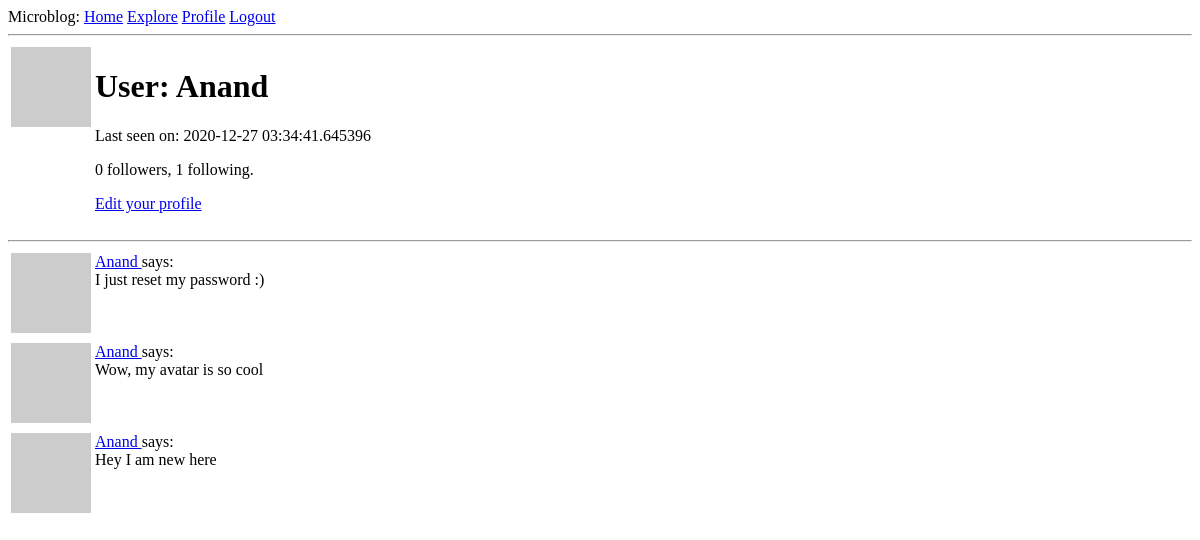
/user/Anand (signed in), run on an earlier commit of the app's database.
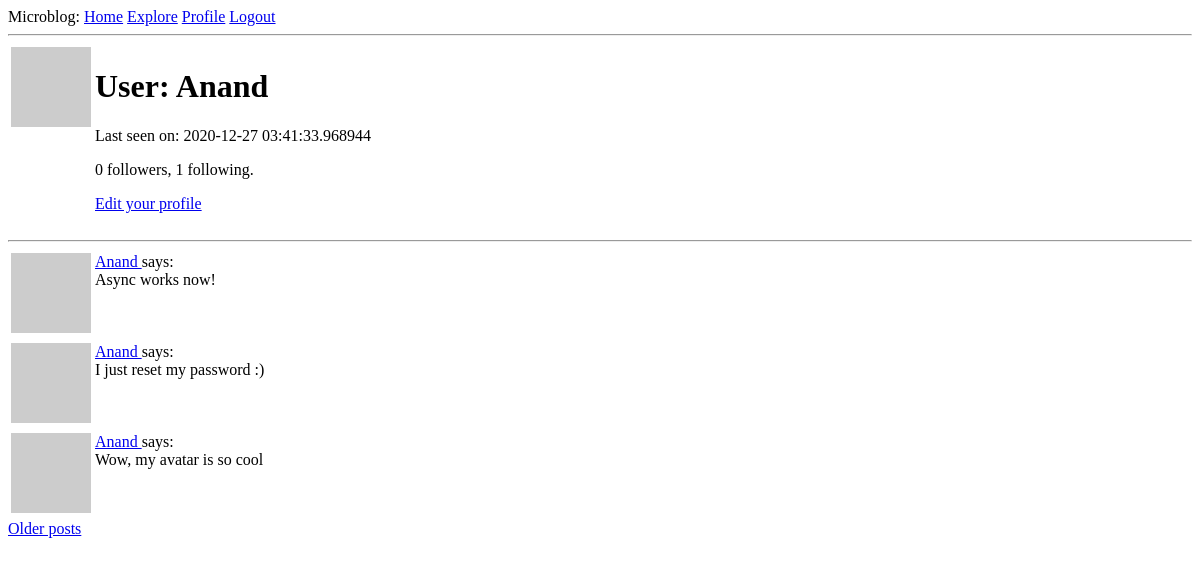
And on a later commit of the database.
### application/models.py (models this page shows, shortened)
class User(UserMixin, db.Model):
    id = db.Column(
        db.Integer,
        primary_key = True
    )
    username = db.Column(
        db.String(120),
        index=True,
        unique=True
    )
    email = db.Column(
        db.String(120),
        index=True,
        unique=True
    )
    password_hash = db.Column(
        db.String(128)
    )
    posts = db.relationship(
        'Post',
        backref = 'author',
        lazy = 'dynamic'
    )
    about_me = db.Column(
        db.String(140)
    )
    last_seen = db.Column(
        db.DateTime,
        default=datetime.utcnow
    )
    followed = db.relationship(
        'User',
        secondary='followers',
        primaryjoin=(
            followers.c.follower_id == id
        ),
        secondaryjoin=(
            followers.c.followed_id == id
        ),
        backref=(
            db.backref(
                'followers',
                lazy='dynamic'
            )
        ),
        lazy='dynamic'
    )
    def avatar(self, size):
        digest = md5(self.email.lower().encode('utf-8')).hexdigest()
        return 'https://www.gravatar.com/avatar/{}?d=identicon&s={}'.format(digest,size)

class Post(db.Model):
    id = db.Column(
        db.Integer,
        primary_key=True
    )
    body = db.Column(
        db.String(140)
    )
    timestamp = db.Column(
        db.DateTime,
        index=True,
        default=datetime.utcnow
    )
    user_id = db.Column(
        db.Integer,
        db.ForeignKey('user.id')
    )

### application/routes.py (the view)
@app.route('/user/<username>')
@login_required
def user(username):
    user = User.query.filter_by(username=username).first_or_404()
    page = request.args.get('page', 1, type=int)
    posts = user.posts.order_by(Post.timestamp.desc()).paginate(
        page, app.config['POSTS_PER_PAGE'], False
    )
    if posts.has_next:
        next_url = url_for('user', username=user.username, page=posts.next_num)
    else:
        next_url = None
    if posts.has_prev:
        prev_url = url_for('user', username=user.username, page=posts.prev_num)
    else:
        prev_url = None
    form = EmptyForm()
    return render_template('user.html', user=user, posts=posts.items, form=form,
        next_url=next_url,
        prev_url=prev_url
    )

### application/models.py (called while the page is built)
@login.user_loader
def load_user(id):
    return User.query.get(int(id))

### application/routes.py (called while the page is built)
@app.before_request
def before_request():
    if current_user.is_authenticated:
        current_user.last_seen = datetime.utcnow()
        db.session.commit()

### application/templates/user.html (shortened to what this page needs)
{% extends 'base.html' %}
{% block app_content %}
    <table>
        <tr valign="top">
            <td>
                <img src="{{ user.avatar(128) }}">
            </td>
            <td>
                <h1>
                    User: {{ user.username }}
                </h1>
                {% if user.last_seen %}
                    <p>
                        Last seen on: {{ user.last_seen }}
                    </p>
                {% endif %}
                <p>
                    {{ user.followers.count() }} followers, {{ user.followed.count() }} following.
                </p>
                {% if user == current_user %}
                    <p>
                        <a href="{{ url_for('edit_profile') }}">Edit your profile</a>
                    </p>
                {% endif %}
            </td>
        </tr>
    </table>
    <hr>
    {% for post in posts %}
        {% include '_post.html' %}
    {% endfor %}
    {% include '_paginate.html' %}
{% endblock app_content %}

### application/templates/_post.html
<table>
    <tr valign="top">
        <td>
            <img src="{{ post.author.avatar(36) }}">
        </td>
        <td>
            <a href="{{ url_for('user', username=post.author.username) }}">
                {{ post.author.username }}
            </a> says: <br> {{ post.body }}
        </td>
    </tr>
</table>

What changed in the data, as far as the page shows it:
no longer on this page (row unchanged): Post: author.username "Anand", body "Hey I am new here"
changed User "Anand": last_seen "2020-12-27 03:34:41.645396" → "2020-12-27 03:41:33.968944"
added Post: author.username "Anand", body "Async works now!"
Also different on the page:
text now shown: "Older posts"
